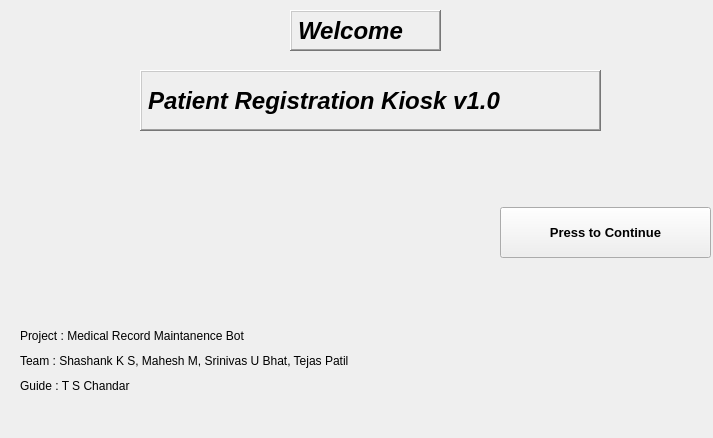
<?xml version="1.0" encoding="UTF-8"?>
<ui version="4.0">
 <class>Form</class>
 <widget class="QWidget" name="Form">
  <property name="geometry">
   <rect>
    <x>0</x>
    <y>0</y>
    <width>713</width>
    <height>438</height>
   </rect>
  </property>
  <property name="windowTitle">
   <string>Form</string>
  </property>
  <widget class="QLabel" name="label">
   <property name="geometry">
    <rect>
     <x>290</x>
     <y>10</y>
     <width>151</width>
     <height>41</height>
    </rect>
   </property>
   <property name="font">
    <font>
     <family>Segoe UI</family>
     <pointsize>18</pointsize>
     <weight>75</weight>
     <italic>true</italic>
     <bold>true</bold>
    </font>
   </property>
   <property name="frameShape">
    <enum>QFrame::WinPanel</enum>
   </property>
   <property name="frameShadow">
    <enum>QFrame::Raised</enum>
   </property>
   <property name="text">
    <string>Welcome</string>
   </property>
  </widget>
  <widget class="QLabel" name="label_2">
   <property name="geometry">
    <rect>
     <x>140</x>
     <y>70</y>
     <width>461</width>
     <height>61</height>
    </rect>
   </property>
   <property name="font">
    <font>
     <family>Segoe UI</family>
     <pointsize>18</pointsize>
     <weight>75</weight>
     <italic>true</italic>
     <bold>true</bold>
    </font>
   </property>
   <property name="frameShape">
    <enum>QFrame::WinPanel</enum>
   </property>
   <property name="frameShadow">
    <enum>QFrame::Raised</enum>
   </property>
   <property name="text">
    <string>Patient Registration Kiosk v1.0</string>
   </property>
   <property name="alignment">
    <set>Qt::AlignLeading|Qt::AlignLeft|Qt::AlignVCenter</set>
   </property>
  </widget>
  <widget class="QLabel" name="label_3">
   <property name="geometry">
    <rect>
     <x>20</x>
     <y>320</y>
     <width>251</width>
     <height>31</height>
    </rect>
   </property>
   <property name="font">
    <font>
     <family>Segoe UI</family>
    </font>
   </property>
   <property name="text">
    <string>Project : Medical Record Maintanence Bot</string>
   </property>
  </widget>
  <widget class="QLabel" name="label_4">
   <property name="geometry">
    <rect>
     <x>20</x>
     <y>340</y>
     <width>361</width>
     <height>41</height>
    </rect>
   </property>
   <property name="font">
    <font>
     <family>Segoe UI</family>
    </font>
   </property>
   <property name="text">
    <string>Team : Shashank K S, Mahesh M, Srinivas U Bhat, Tejas Patil</string>
   </property>
  </widget>
  <widget class="QLabel" name="label_5">
   <property name="geometry">
    <rect>
     <x>20</x>
     <y>370</y>
     <width>341</width>
     <height>31</height>
    </rect>
   </property>
   <property name="font">
    <font>
     <family>Segoe UI</family>
    </font>
   </property>
   <property name="text">
    <string>Guide : T S Chandar</string>
   </property>
  </widget>
  <widget class="QPushButton" name="pushButton">
   <property name="geometry">
    <rect>
     <x>500</x>
     <y>207</y>
     <width>211</width>
     <height>51</height>
    </rect>
   </property>
   <property name="font">
    <font>
     <family>Segoe UI</family>
     <pointsize>10</pointsize>
     <weight>75</weight>
     <bold>true</bold>
    </font>
   </property>
   <property name="text">
    <string>Press to Continue</string>
   </property>
   <property name="icon">
    <iconset>
     <normaloff>E:/Capstone/sym_gui/forward.jpg</normaloff>E:/Capstone/sym_gui/forward.jpg</iconset>
   </property>
   <property name="iconSize">
    <size>
     <width>50</width>
     <height>30</height>
    </size>
   </property>
  </widget>
 </widget>
 <resources/>
 <connections/>
</ui>
